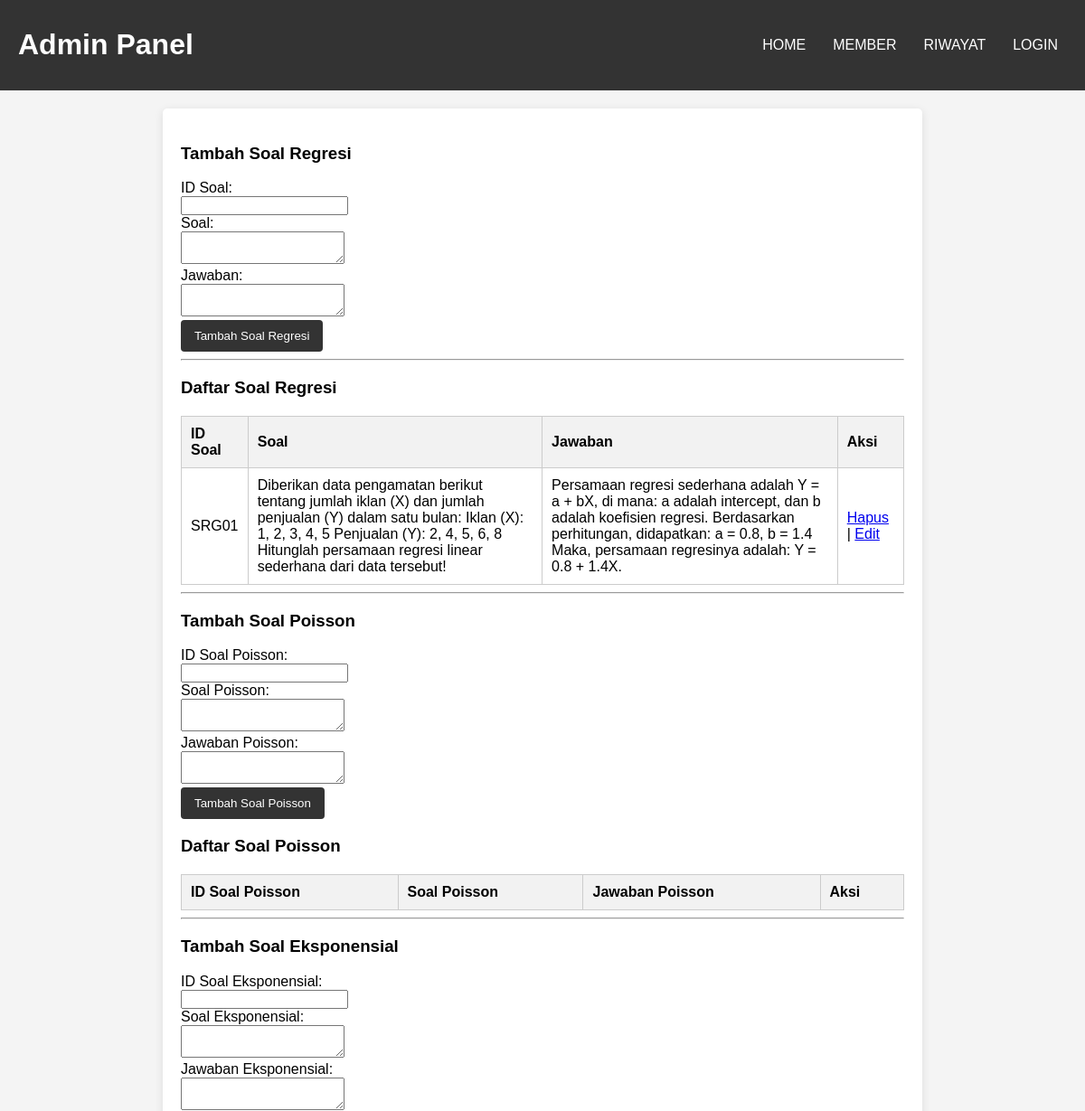
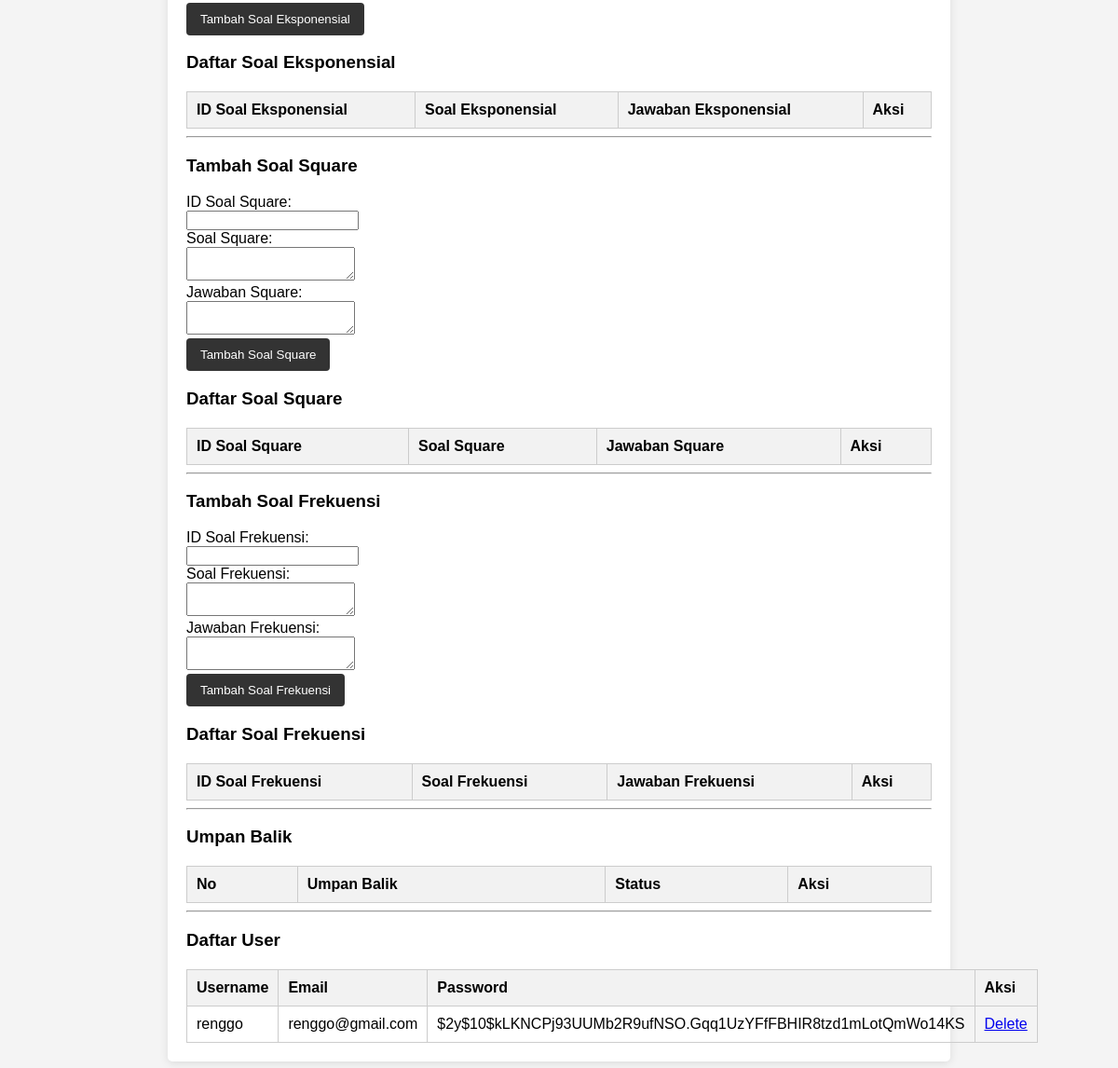
The app's page /admin.php, older data (2 pictures, top to bottom).
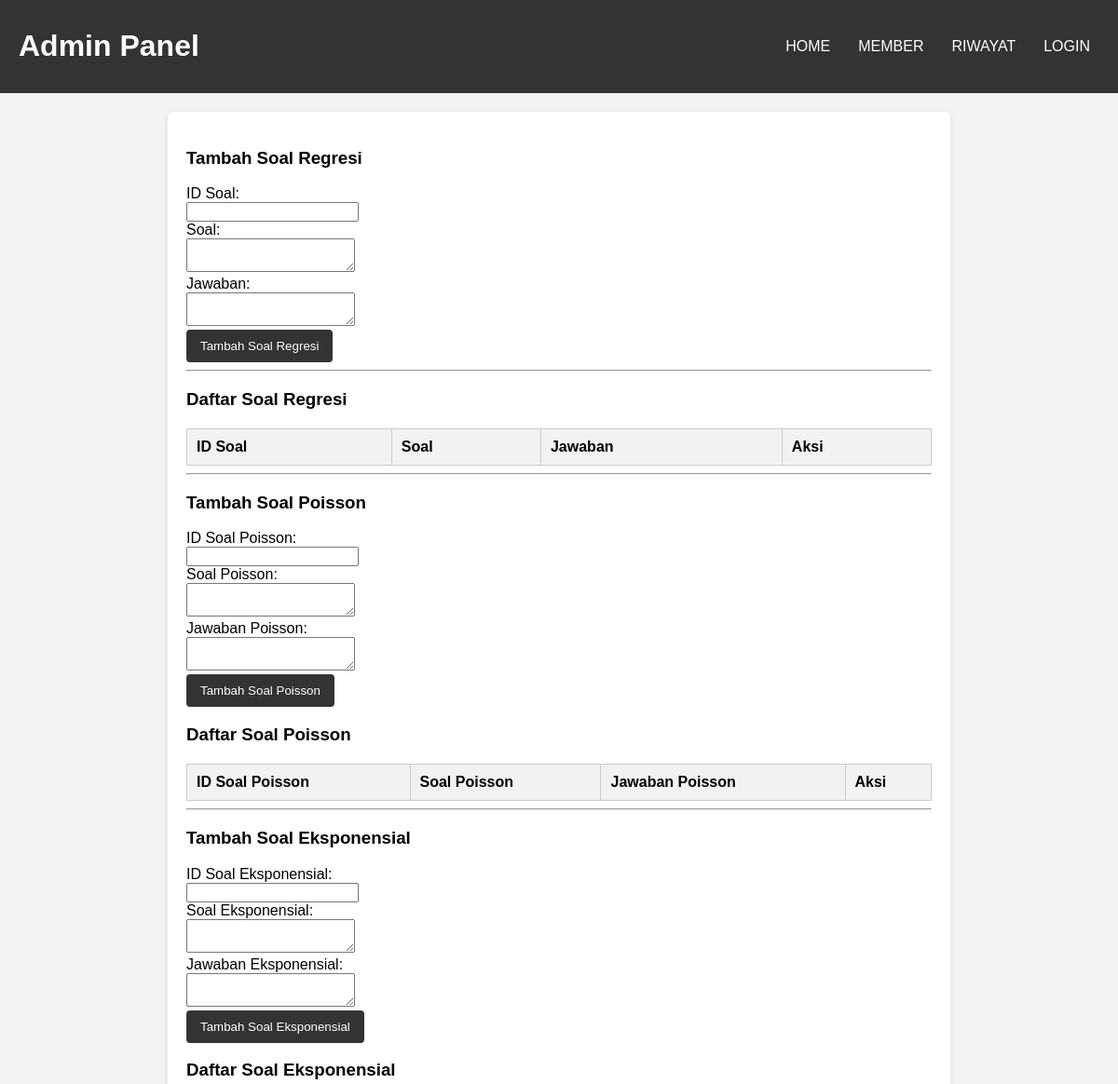
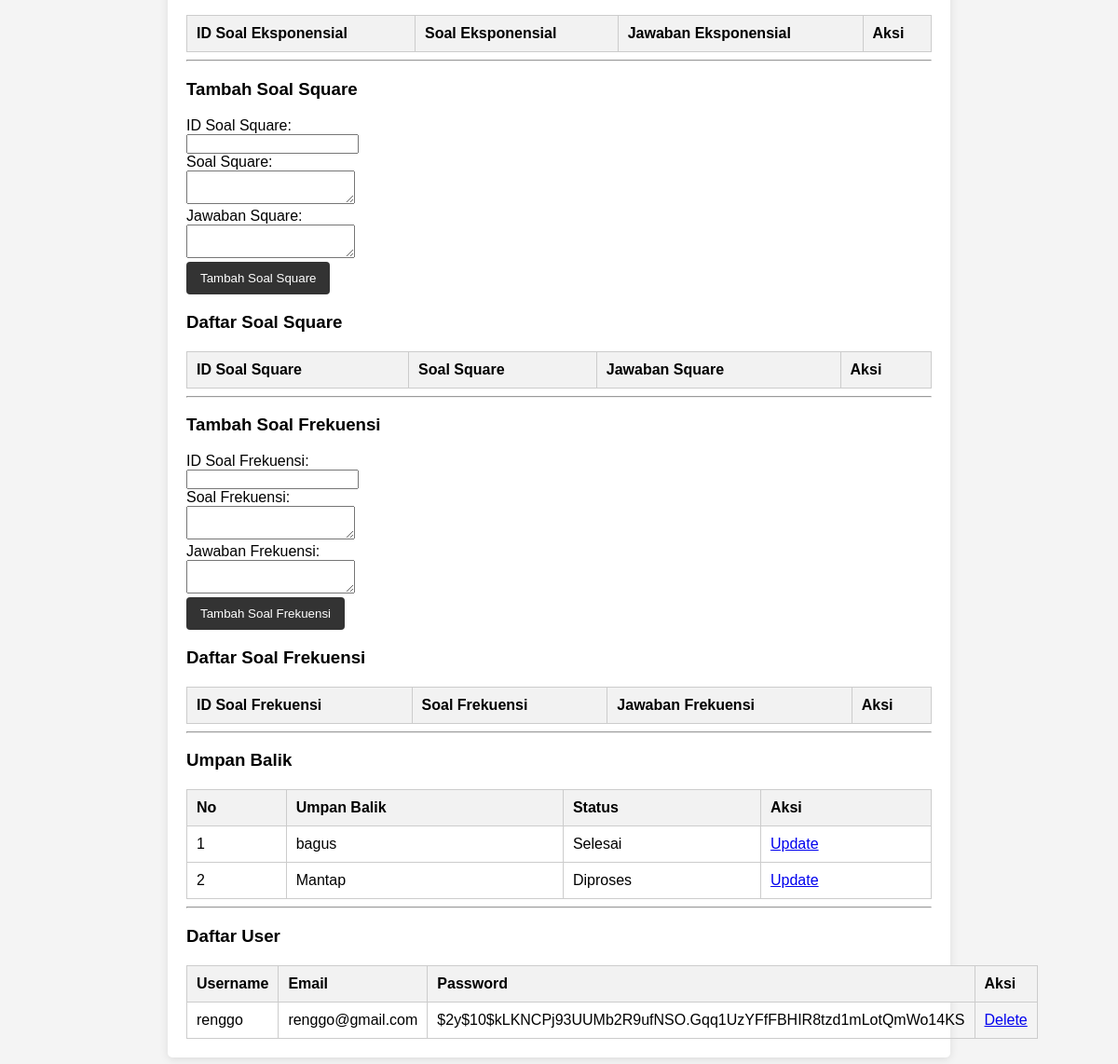
The same page, newer data (2 pictures, top to bottom).
### tables this page shows
CREATE TABLE `soal_regresi` (
  `id_soal` varchar(5) NOT NULL,
  `soal` longtext NOT NULL,
  `jawaban` longtext NOT NULL
);

CREATE TABLE `user` (
  `username` varchar(25) NOT NULL,
  `email` varchar(50) NOT NULL,
  `password` varbinary(255) NOT NULL
);

CREATE TABLE `umpanbalik` (
  `id` int NOT NULL,
  `umpan_balik` longtext NOT NULL,
  `status` varchar(25) DEFAULT NULL
);

### admin.php (the view, shortened to what this page needs)
<?php
include 'connect.php';
$regresi_query = "SELECT * FROM soal_regresi";
$regresi_result = mysqli_query($connect, $regresi_query);
$feedback_query = "SELECT * FROM umpanbalik";
$feedback_result = $connect->query($feedback_query);
$user_query = "SELECT * FROM user";
$user_result = $connect->query($user_query);
?>
<!DOCTYPE html>
<html lang="id">
<head>
</head>
<body>
<div class="header">
    <h1>Admin Panel</h1>
    <nav>
        <a href="home1.php">HOME</a>
        <a href="member.php">MEMBER</a>
        <a href="riwayat.php">RIWAYAT</a>
        <?php if (isset($_SESSION['admin'])): ?>
            <a href="logout.php">LOGOUT</a>
        <?php else: ?>
            <a href="login.php">LOGIN</a>
        <?php endif; ?>
    </nav>
</div>
<div class="container">
    <h3>Tambah Soal Regresi</h3>
    <form method="POST" action="">
        <label>ID Soal:</label><br>
        <input type="text" name="id_soal" required><br>
        <label>Soal:</label><br>
        <textarea name="soal" required></textarea><br>
        <label>Jawaban:</label><br>
        <textarea name="jawaban" required></textarea><br>
        <button type="submit" name="submit_regresi">Tambah Soal Regresi</button>
    </form>
    <hr>
    <h3>Daftar Soal Regresi</h3>
    <table>
        <tr>
            <th>ID Soal</th>
            <th>Soal</th>
            <th>Jawaban</th>
            <th>Aksi</th>
        </tr>
        <?php while ($row = mysqli_fetch_assoc($regresi_result)): ?>
        <tr>
            <td><?php echo htmlspecialchars($row['id_soal']); ?></td>
            <td><?php echo htmlspecialchars($row['soal']); ?></td>
            <td><?php echo htmlspecialchars($row['jawaban']); ?></td>
            <td>
                <a href="?delete=<?php echo $row['id_soal']; ?>">Hapus</a> |
                <a href="admin.php?id=<?php echo $row['id_soal']; ?>">Edit</a>
            </td>
        </tr>
        <?php endwhile; ?>
    </table>
    <hr>
    <h3>Tambah Soal Poisson</h3>
    <form method="POST" action="">
        <label>ID Soal Poisson:</label><br>
        <input type="text" name="id_soal" required><br>
        <label>Soal Poisson:</label><br>
        <textarea name="soal" required></textarea><br>
        <label>Jawaban Poisson:</label><br>
        <textarea name="jawaban" required></textarea><br>
        <button type="submit" name="submit_poisson">Tambah Soal Poisson</button>
    </form>
    <h3>Daftar Soal Poisson</h3>
    <table>
        <tr>
            <th>ID Soal Poisson</th>
            <th>Soal Poisson</th>
            <th>Jawaban Poisson</th>
            <th>Aksi</th>
        </tr>
    </table>
    <hr>
    <h3>Tambah Soal Eksponensial</h3>
    <form method="POST" action="">
        <label>ID Soal Eksponensial:</label><br>
        <input type="text" name="id_soal" required><br>
        <label>Soal Eksponensial:</label><br>
        <textarea name="soal" required></textarea><br>
        <label>Jawaban Eksponensial:</label><br>
        <textarea name="jawaban" required></textarea><br>
        <button type="submit" name="submit_eksponensial">Tambah Soal Eksponensial</button>
    </form>
    <h3>Daftar Soal Eksponensial</h3>
    <table>
        <tr>
            <th>ID Soal Eksponensial</th>
            <th>Soal Eksponensial</th>
            <th>Jawaban Eksponensial</th>
            <th>Aksi</th>
        </tr>
    </table>
    <hr>
    <h3>Tambah Soal Square</h3>
    <form method="POST" action="">
        <label>ID Soal Square:</label><br>
        <input type="text" name="id_soal" required><br>
        <label>Soal Square:</label><br>
        <textarea name="soal" required></textarea><br>
        <label>Jawaban Square:</label><br>
        <textarea name="jawaban" required></textarea><br>
        <button type="submit" name="submit_square">Tambah Soal Square</button>
    </form>
    <h3>Daftar Soal Square</h3>
    <table>
        <tr>
            <th>ID Soal Square</th>
            <th>Soal Square</th>
            <th>Jawaban Square</th>
            <th>Aksi</th>
        </tr>
    </table>
    <hr>
    <h3>Tambah Soal Frekuensi</h3>
    <form method="POST" action="">
        <label>ID Soal Frekuensi:</label><br>
        <input type="text" name="id_soal" required><br>
        <label>Soal Frekuensi:</label><br>
        <textarea name="soal" required></textarea><br>
        <label>Jawaban Frekuensi:</label><br>
        <textarea name="jawaban" required></textarea><br>
        <button type="submit" name="submit_frekuensi">Tambah Soal Frekuensi</button>
    </form>
    <h3>Daftar Soal Frekuensi</h3>
    <table>
        <tr>
            <th>ID Soal Frekuensi</th>
            <th>Soal Frekuensi</th>
            <th>Jawaban Frekuensi</th>
            <th>Aksi</th>
        </tr>
    </table>
    <hr>
    <h3>Umpan Balik</h3>
    <table>
        <tr>
            <th>No</th>
            <th>Umpan Balik</th>
            <th>Status</th>
            <th>Aksi</th>
        </tr>
        <?php while ($feedback = $feedback_result->fetch_assoc()): ?>
        <tr>
            <td><?php echo htmlspecialchars($feedback['id']); ?></td>
            <td><?php echo htmlspecialchars($feedback['umpan_balik']); ?></td>
            <td><?php echo htmlspecialchars($feedback['status'] ?? "Belum Diproses"); ?></td>
            <td>
                <a href="?update_status=<?php echo $feedback['id']; ?>&status=processed">Update</a>
            </td>
        </tr>
        <?php endwhile; ?>
    </table>
    <hr>
    <h3>Daftar User</h3>
    <table>
        <tr>
            <th>Username</th>
            <th>Email</th>
            <th>Password</th>
            <th>Aksi</th>
        </tr>
        <?php while ($user = $user_result->fetch_assoc()): ?>
        <tr>
            <td><?php echo htmlspecialchars($user['username']); ?></td>
            <td><?php echo htmlspecialchars($user['email']); ?></td>
            <td><?php echo htmlspecialchars($user['password']); ?></td>
            <td><a href="?delete_user=<?php echo $user['username']; ?>">Delete</a></td>
        </tr>
        <?php endwhile; ?>
    </table>
</div>
</body>
</html>

### admin.php (style rules this page uses)
body { font-family: Arial, sans-serif; background-color: #f4f4f4; margin: 0; padding: 0; }
.header { display: flex; justify-content: space-between; background-color: #333; color: white; padding: 10px 20px; }
.header nav { display: flex; gap: 10px; align-items: center; }
.header a { color: white; text-decoration: none; padding: 10px; }
.container { max-width: 800px; margin: 20px auto; padding: 20px; background-color: white; border-radius: 5px; box-shadow: 0 2px 10px rgba(0, 0, 0, 0.1); }
table { width: 100%; border-collapse: collapse; margin-top: 20px; }
th, td { border: 1px solid #ccc; padding: 10px; text-align: left; }
th { background-color: #f2f2f2; }
button { padding: 10px 15px; background-color: #333; color: white; border: none; border-radius: 4px; cursor: pointer; }

Row changes from the older to the newer data that the page shows:
removed soal_regresi: id_soal "SRG01", soal "Diberikan data pengamatan berikut tentang jumlah iklan (X) dan jumlah penjualan (Y) dalam satu bulan: Iklan (X): 1, 2, 3, 4, 5 Penjualan (Y): 2, 4, 5, 6, 8 Hitunglah persamaan regresi linear sederhana dari data tersebut!", jawaban "Persamaan regresi sederhana adalah Y = a + bX, di mana: a adalah intercept, dan b adalah koefisien regresi. Berdasarkan perhitungan, didapatkan: a = 0.8, b = 1.4 Maka, persamaan regresinya adalah: Y = 0.8 + 1.4X."
added umpanbalik: id "1", umpan_balik "bagus", status "Selesai"
added umpanbalik: id "2", umpan_balik "Mantap", status "Diproses"
